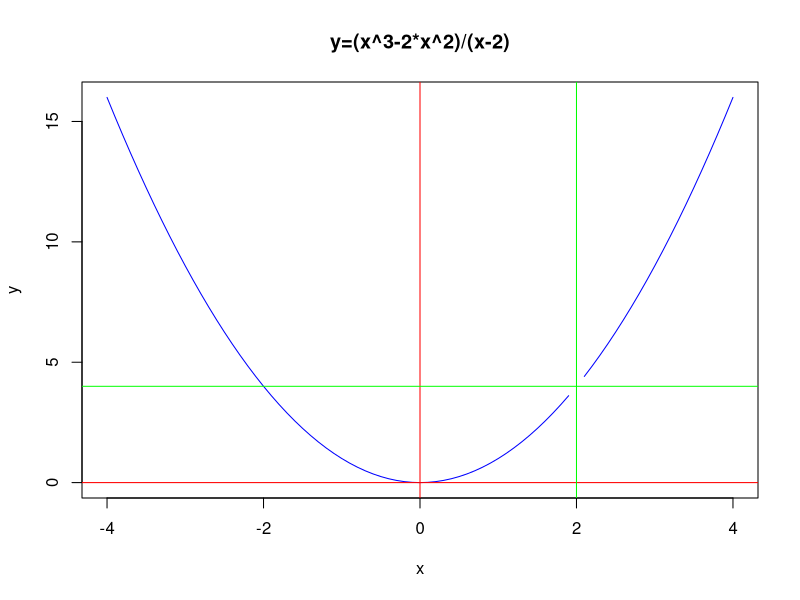
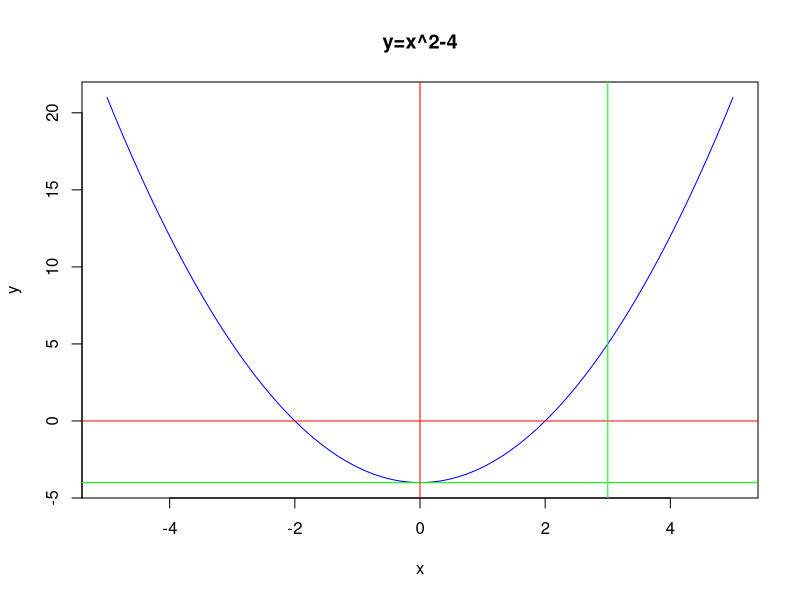
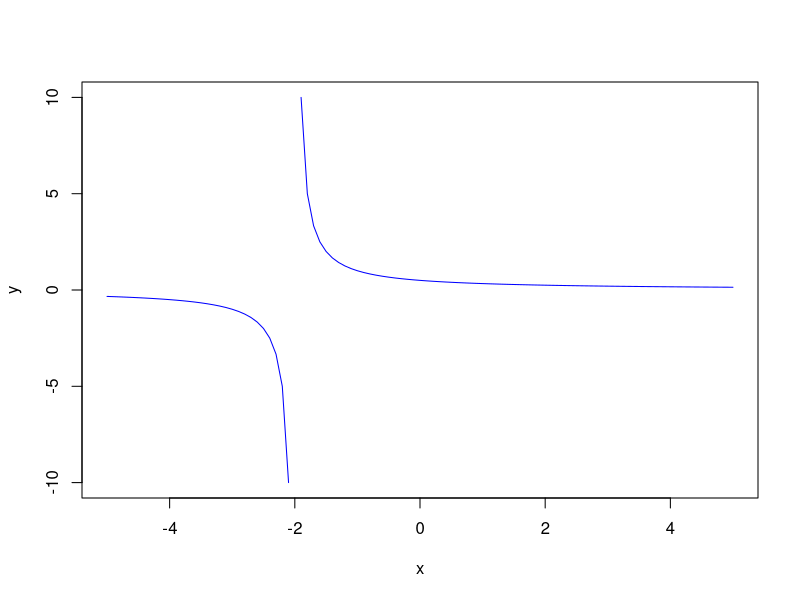
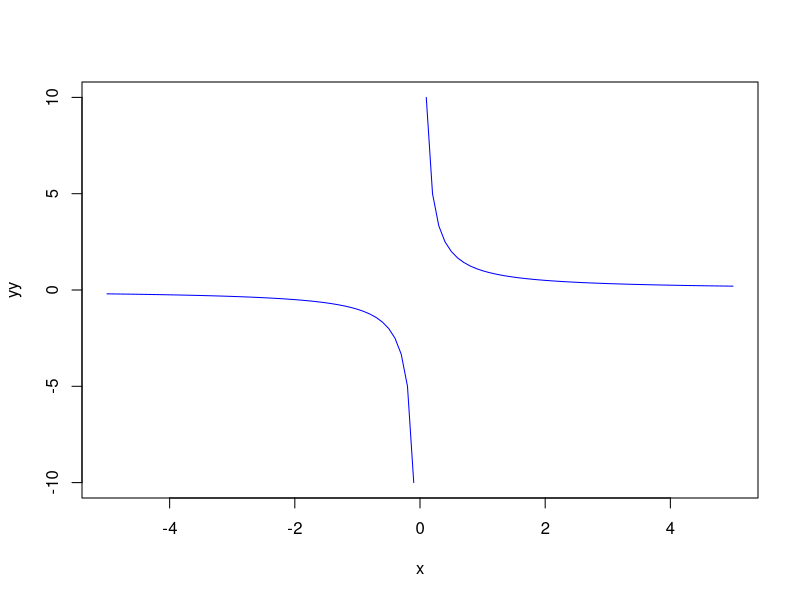
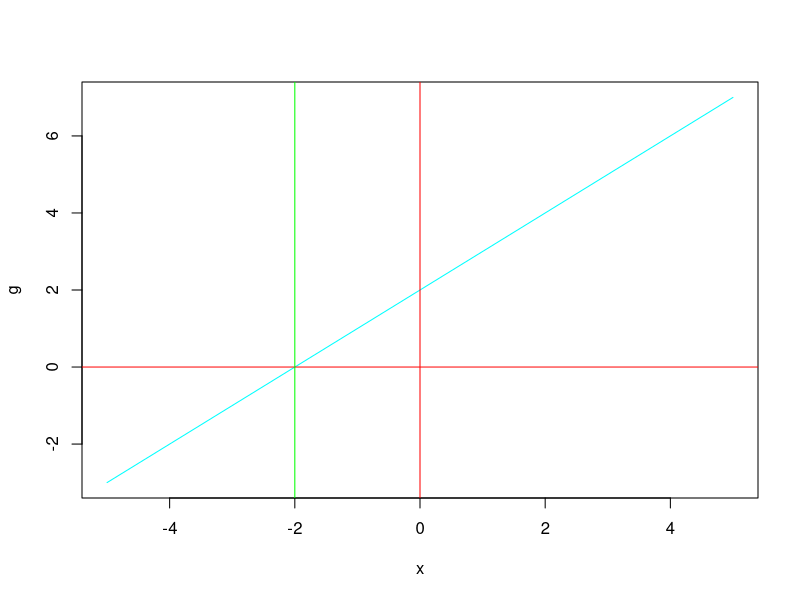
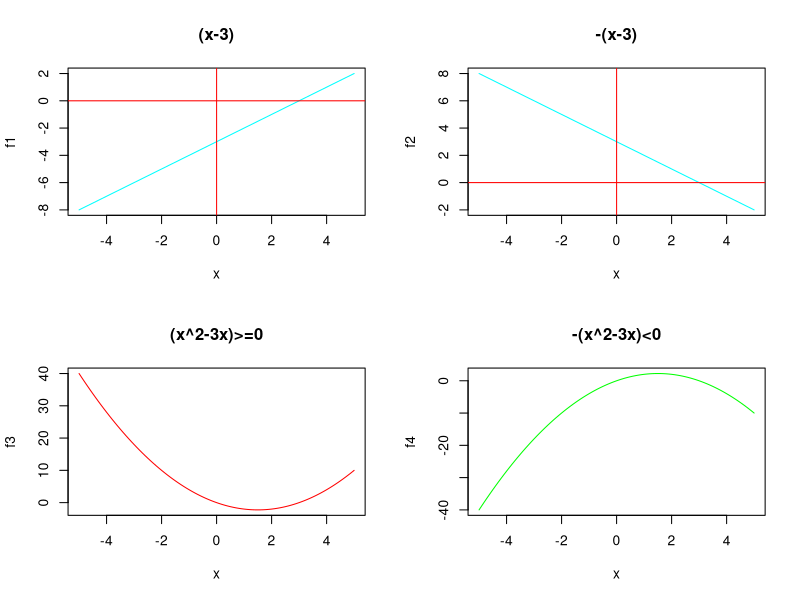
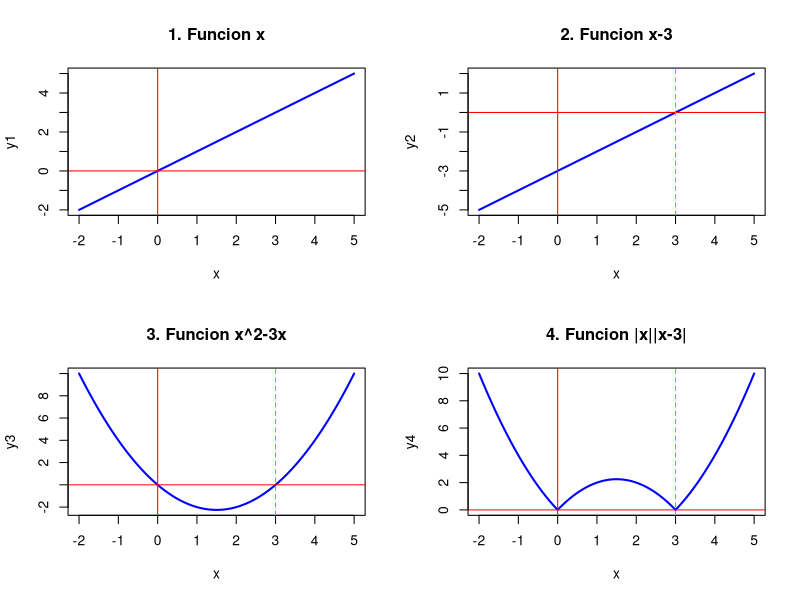
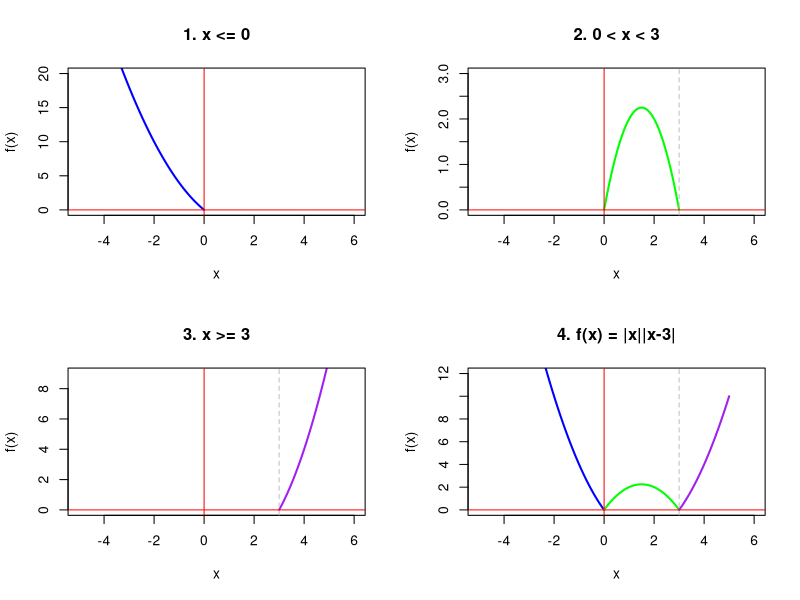

Generate these figures, in order, with R:
x=seq(-4,4,by=0.1); x
y= (x^3-2*x^2)/(x-2)
plot(x,y,type = 'l', col= "blue",main= "y=(x^3-2*x^2)/(x-2)")
abline(h=0, col= "red")
abline(v=0, col= "red")
abline(v=2, col= "green")
abline(h=4, col= "green")

x=seq(-5,5,by=0.1); x
y =x^2-4;y
plot(x,y,type = 'l', col= "blue",main= "y=x^2-4")
abline(h=0, col= "red")
abline(v=0, col= "red")
abline(v=3, col= "green")
abline(h=-4, col= "green")



x=seq(-5,5,by=0.1); x
y = 1/(x+2);y
yy = 1/x
plot(x,y,type = 'l', col= "blue")
plot(x,yy, type = 'l', col = "blue")
g = x+2
plot(x,g, type='l',col="cyan")
abline(h=0, col= "red")
abline(v=0, col= "red")
abline(v=-2, col= "green")

par(mfrow = c(2, 2))
f1 = x-3
plot(x,f1, type='l',col="cyan", main= "(x-3)")
abline(h=0, col= "red")
abline(v=0, col= "red")

f2 = -(x-3)
plot(x,f2, type='l',col="cyan", main= "-(x-3)")
abline(h=0, col= "red")
abline(v=0, col= "red")

f3 = x^2-3*x
plot(x,f3, type='l',col="red", main= "(x^2-3x)>=0")

f4 = -(x^2-3*x)
plot(x,f4, type='l',col= 'green', main= "-(x^2-3x)<0")



# Valores de x
x = seq(-2, 5, by=0.01)

# Funciones
y1 = x
y2 = x - 3
y3 = x^2 - 3*x
y4 = abs(x)*abs(x-3)

# Cuatro graficas
par(mfrow=c(2,2))

plot(x, y1, type="l", col="blue", lwd=2,
     main="1. Funcion x")
abline(h=0, v=0, col="red")

plot(x, y2, type="l", col="blue", lwd=2,
     main="2. Funcion x-3")
abline(h=0, v=0, col="red")
abline(v=3, col="green", lty=2)

plot(x, y3, type="l", col="blue", lwd=2,
     main="3. Funcion x^2-3x")
abline(h=0, v=0, col="red")
abline(v=3, col="green", lty=2)

plot(x, y4, type="l", col="blue", lwd=2,
     main="4. Funcion |x||x-3|")
abline(h=0, v=0, col="red")
abline(v=3, col="green", lty=2)


# Intervalos
x1 = seq(-5, 0, by=0.01)
x2 = seq(0, 3, by=0.01)
x3 = seq(3, 5, by=0.01)

# Expresiones de cada tramo
f1 = x1^2 - 3*x1
f2 = -x2^2 + 3*x2
f3 = x3^2 - 3*x3

# Cuatro graficas
par(mfrow=c(2,2))

# 1. Primer tramo: x <= 0
plot(x1, f1, type="l", col="blue", lwd=2,
     xlim=c(-5,6), ylim=c(0,20),
     main="1. x <= 0",
     xlab="x", ylab="f(x)")
abline(h=0, v=0, col="red")

# 2. Segundo tramo: 0 < x < 3
plot(x2, f2, type="l", col="green", lwd=2,
     xlim=c(-5,6), ylim=c(0,3),
     main="2. 0 < x < 3",
     xlab="x", ylab="f(x)")
abline(h=0, v=0, col="red")
abline(v=3, col="gray", lty=2)

# 3. Tercer tramo: x >= 3
plot(x3, f3, type="l", col="purple", lwd=2,
     xlim=c(-5,6), ylim=c(0,9),
     main="3. x >= 3",
     xlab="x", ylab="f(x)")
abline(h=0, v=0, col="red")
abline(v=3, col="gray", lty=2)

# 4. Los tres tramos juntos
plot(x1, f1, type="l", col="blue", lwd=2,
     xlim=c(-5,6), ylim=c(0,12),
     main="4. f(x) = |x||x-3|",
     xlab="x", ylab="f(x)")

lines(x2, f2, col="green", lwd=2)
lines(x3, f3, col="purple", lwd=2)

abline(h=0, v=0, col="red")
abline(v=3, col="gray", lty=2)


x = seq(-2, 5, by=0.01)

y = x^2 - 3*x
f = abs(y)

plot(x, y, type="l", col="red", lwd=2,
     ylim=c(-3, 12),
     main="Efecto del valor absoluto",
     ylab="y")

lines(x, f, col="blue", lwd=2)

abline(h=0, v=0, col="gray")
abline(v=3, col="gray", lty=2)

legend("topright",
       legend=c("x^2-3x", "|x^2-3x|"),
       col=c("red","blue"),
       lty=1, lwd=2)
